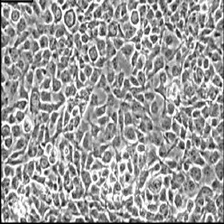
#> input picture images/train/HC11/HC11(10).jpg, 224 x 224 px, found by its file name; its folder holds only this picture in this run
$ python rotate.py
#> lines starting #> are read from the running program, lines starting #| are printed output that depends on the picture
import os
from PIL import Image
import random
direc = '../HC11'

count = 0

for filename in os.listdir(direc):
	if filename.endswith(".png") or filename.endswith(".jpg"):
		img = Image.open(direc+'/'+filename)  # Opens up selected Image
#> img is the input picture: PIL image 224x224 L; min 0, max 255, mean 156.4
		amount = 3

		while amount > count:
			rotate = random.randint(0,360)
			output = img.rotate(rotate, expand=True)
			output.save('./filename%s.jpg'  % count)
			print ('./filename%s' % count)
			count += 1
			if count == 2:
				break
#> this loop made 2 passes
#> pass 1, `output = img.rotate(rotate, expand=True)`:
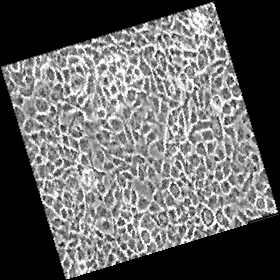
#> output: PIL image 280x280 L; min 0, max 255, mean 100.1
#> pass 2, `output = img.rotate(rotate, expand=True)`:
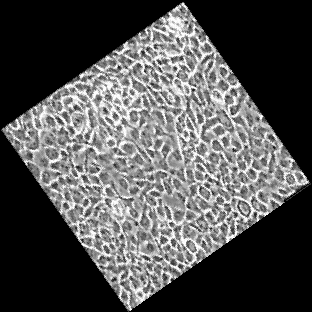
#> output: PIL image 312x312 L; min 0, max 255, mean 80.7
#> after the loop, count = 2

$ run again, on images/train/HC11/HC11(9).jpg
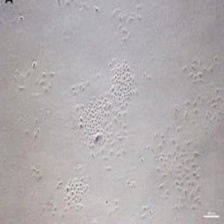
#> input picture images/train/HC11/HC11(9).jpg, 224 x 224 px, found by its file name
#> img is the input picture: PIL image 224x224 RGB; mean R, G, B 176.5, 172.2, 173.5
#> the loop `while amount > count:` made 2 passes
#> pass 1, `output = img.rotate(rotate, expand=True)`:
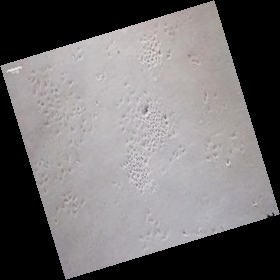
#> output: PIL image 280x280 RGB; mean R, G, B 113, 110.2, 111
#> pass 2, `output = img.rotate(rotate, expand=True)`:
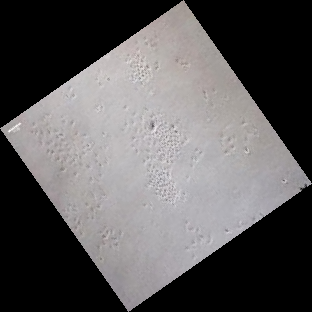
#> output: PIL image 312x312 RGB; mean R, G, B 91, 88.8, 89.4
#> after the loop `while amount > count:`: count = 2

$ run again, on images/train/HC11/HC11_nois(0)_rot(0).jpg
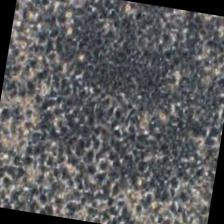
#> input picture images/train/HC11/HC11_nois(0)_rot(0).jpg, 224 x 224 px, found by its file name
#> img is the input picture: PIL image 224x224 RGB; mean R, G, B 89.4, 89.7, 92
#> the loop `while amount > count:` made 2 passes
#> pass 1, `output = img.rotate(rotate, expand=True)`:
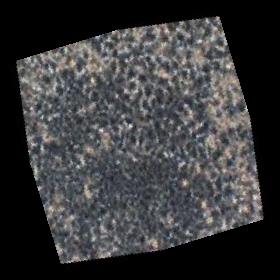
#> output: PIL image 280x280 RGB; mean R, G, B 57.2, 57.4, 58.9
#> pass 2, `output = img.rotate(rotate, expand=True)`:
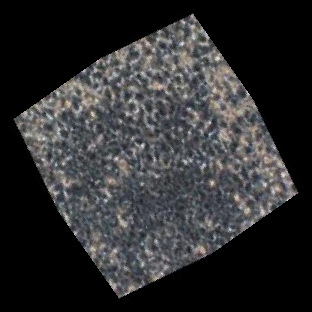
#> output: PIL image 312x312 RGB; mean R, G, B 46.1, 46.2, 47.4
#> after the loop `while amount > count:`: count = 2

$ run again, on images/train/HC11/HC11_nois(1)_rot(1).jpg
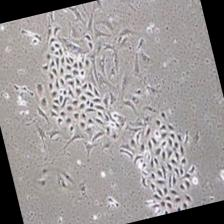
#> input picture images/train/HC11/HC11_nois(1)_rot(1).jpg, 224 x 224 px, found by its file name
#> img is the input picture: PIL image 224x224 RGB; mean R, G, B 154.8, 150.4, 150.9
#> the loop `while amount > count:` made 2 passes
#> pass 1, `output = img.rotate(rotate, expand=True)`:
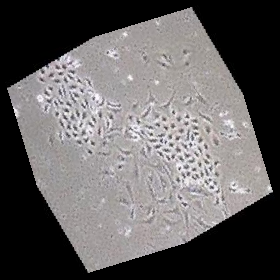
#> output: PIL image 280x280 RGB; mean R, G, B 99.1, 96.3, 96.6
#> pass 2, `output = img.rotate(rotate, expand=True)`:
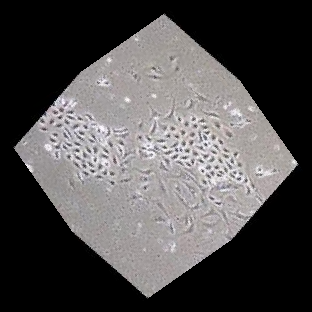
#> output: PIL image 312x312 RGB; mean R, G, B 79.8, 77.5, 77.8
#> after the loop `while amount > count:`: count = 2

$ run again, on images/train/HC11/HC11(12).jpg
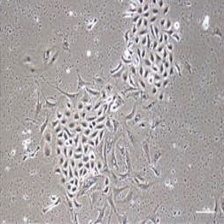
#> input picture images/train/HC11/HC11(12).jpg, 224 x 224 px, found by its file name
#> img is the input picture: PIL image 224x224 RGB; mean R, G, B 170.3, 165, 165.7
#> the loop `while amount > count:` made 2 passes
#> pass 1, `output = img.rotate(rotate, expand=True)`:
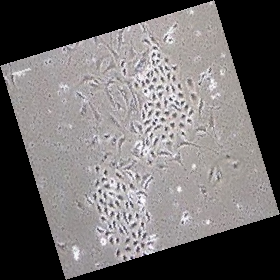
#> output: PIL image 280x280 RGB; mean R, G, B 109, 105.6, 106.1
#> pass 2, `output = img.rotate(rotate, expand=True)`:
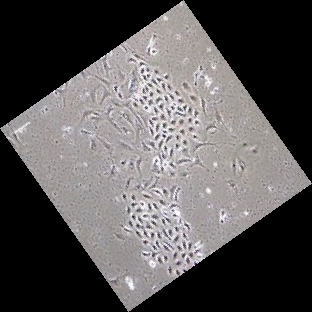
#> output: PIL image 312x312 RGB; mean R, G, B 87.7, 85, 85.4
#> after the loop `while amount > count:`: count = 2
